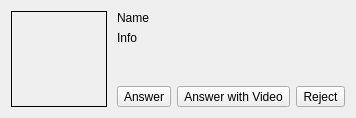
<?xml version="1.0" encoding="UTF-8"?>
<ui version="4.0">
 <class>IncomingCallDialog</class>
 <widget class="QDialog" name="IncomingCallDialog">
  <property name="geometry">
   <rect>
    <x>0</x>
    <y>0</y>
    <width>334</width>
    <height>114</height>
   </rect>
  </property>
  <property name="windowTitle">
   <string>Incoming Call</string>
  </property>
  <layout class="QHBoxLayout" name="horizontalLayout_2">
   <property name="spacing">
    <number>10</number>
   </property>
   <item>
    <widget class="QLabel" name="lblAvatar">
     <property name="minimumSize">
      <size>
       <width>96</width>
       <height>96</height>
      </size>
     </property>
     <property name="maximumSize">
      <size>
       <width>96</width>
       <height>96</height>
      </size>
     </property>
     <property name="frameShape">
      <enum>QFrame::Box</enum>
     </property>
     <property name="alignment">
      <set>Qt::AlignCenter</set>
     </property>
    </widget>
   </item>
   <item>
    <layout class="QVBoxLayout" name="verticalLayout">
     <item>
      <widget class="QLabel" name="lblName">
       <property name="text">
        <string notr="true">Name</string>
       </property>
       <property name="textFormat">
        <enum>Qt::PlainText</enum>
       </property>
      </widget>
     </item>
     <item>
      <widget class="QLabel" name="lblInfo">
       <property name="text">
        <string notr="true">Info</string>
       </property>
       <property name="textFormat">
        <enum>Qt::PlainText</enum>
       </property>
      </widget>
     </item>
     <item>
      <spacer name="verticalSpacer">
       <property name="orientation">
        <enum>Qt::Vertical</enum>
       </property>
       <property name="sizeHint" stdset="0">
        <size>
         <width>20</width>
         <height>17</height>
        </size>
       </property>
      </spacer>
     </item>
     <item>
      <layout class="QHBoxLayout" name="horizontalLayout">
       <item>
        <widget class="QToolButton" name="tlbAccept">
         <property name="text">
          <string notr="true">Answer</string>
         </property>
         <property name="iconSize">
          <size>
           <width>22</width>
           <height>22</height>
          </size>
         </property>
         <property name="toolButtonStyle">
          <enum>Qt::ToolButtonTextBesideIcon</enum>
         </property>
        </widget>
       </item>
       <item>
        <widget class="QToolButton" name="tlbAcceptVideo">
         <property name="text">
          <string notr="true">Answer with Video</string>
         </property>
         <property name="iconSize">
          <size>
           <width>22</width>
           <height>22</height>
          </size>
         </property>
         <property name="toolButtonStyle">
          <enum>Qt::ToolButtonTextBesideIcon</enum>
         </property>
        </widget>
       </item>
       <item>
        <widget class="QToolButton" name="tlbReject">
         <property name="text">
          <string notr="true">Reject</string>
         </property>
         <property name="iconSize">
          <size>
           <width>32</width>
           <height>22</height>
          </size>
         </property>
        </widget>
       </item>
      </layout>
     </item>
    </layout>
   </item>
  </layout>
 </widget>
 <layoutdefault spacing="6" margin="11"/>
 <resources/>
 <connections/>
</ui>
